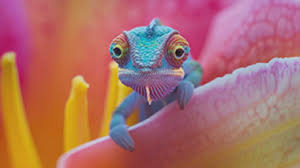
#> input picture image.jpg, 300 x 168 px
$ python tdkhanjar_lab1.py
#> lines starting #> are read from the running program, lines starting #| are printed output that depends on the picture; after the words box and inside, x2 and y2 are one past the last pixel; in counts of white or black regions, pixels touching at a corner belong together
# 3.2 Numpy
# (1) Why is numpy faster than using for loops in Python for operations such as matrix multiplications?
# Numpy is faster than loops for matrix multiplication because it leverages vectorization. Vectorization
# is when the program treats the data as a vector instead of a single value, which allows it to operate
# on many individual data points at one time by operating on the vector.

# (2) What is the data type used in numpy which makes such operations feasible? Also name a few
# differences between this data type and its similar counterpart in Python
# The data type used in numpy is numpy.array. The counterpart in Python is the list, and they differ
# in that the numpy arrays are designed to be multi-dimensional, while the lists are by design 1-D.
# If a user wants more than 1 dimension, they need to use a 1-D list of 1-D lists, which slows computing
# and makes them a little bit harder to work with. Numpy arrays also use significantly less memory in
# general, and their operations are performed in C so they are much faster. Numpy arrays are homogeneous,
# which makes them less useful for more general coding projects than lists are but much faster than the
# heterogeneous lists

import numpy as np
import matplotlib.pyplot as plt
import scipy
import scipy.linalg
from scipy.fft import fft, fftfreq
import cv2 as cv
import argparse


array = np.array([1, 2, 3, 4])
ones = np.ones((3, 4))
zeroes = np.zeros((4, 3))
A = np.array([[1, 2, 3], [4, 5, 6]])
B = np.array([[7, 8 , 9, 10], [11, 12, 13, 14], [15, 16, 17, 18]])
product = np.matmul(A, B)
mat = np.array([[3, 1], [1, 2]])
eigVal, eigVec = np.linalg.eig(mat)
print("Eigenvalues are: ")
print(eigVal)
print("Eigenvectors are: ")
print(eigVec)


# 3.3 Matplotlib
x = np.linspace(0, 2*np.pi, 100)
y = np.sin(x)
fig, ax = plt.subplots()
plt.plot(x, y)
plt.xlabel('x')
plt.ylabel('sin(x)')
plt.title('Sine Wave')
plt.show()
#> figure, not shown here; curve peaks at x = 1.59, y = 1

y = np.linspace(0, 2*np.pi, 100)

fig, ax = plt.subplots(subplot_kw={"projection": "3d"})
x, y = np.meshgrid(x, y)
R = np.sqrt(x**2 + y**2)
z = np.sin(R)
surf = ax.plot_surface(x, y, z)
plt.show()
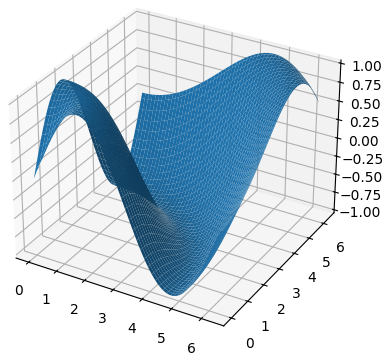
#> figure drawn by matplotlib, 1 panel

# 3.4 Scipy
a = np.array([[3, 1], [1, 2]])
b = np.array([[9], [8]])
x = scipy.linalg.solve(a, b)
print("Solution to system of linear equations: ")
print(x)

N = 600
T = 1.0/800.0
x = np.linspace(0.0, N*T, N, endpoint = False)
fx = np.sin(x*np.pi*100) + 0.5 * np.sin(x*np.pi*160)
yf = fft(fx)
xf = fftfreq(N, T)[:N//2]

plt.plot(xf, 2.0/N * np.abs(yf[0:N//2]))
plt.grid()
plt.show()
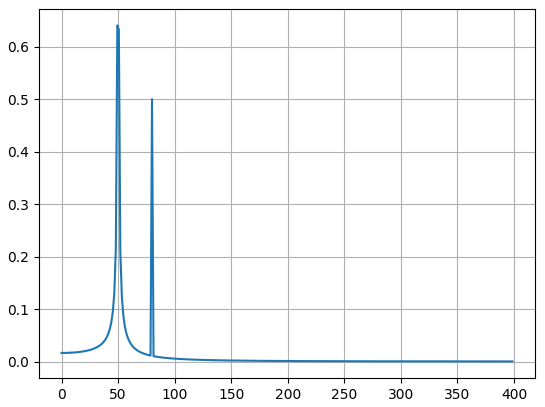
#> figure drawn by matplotlib, 1 panel; curve peaks at x = 49.33, y = 0.641

# OpenCV
img = "image.jpg"
src = cv.imread(img, cv.IMREAD_COLOR)
#> src is the input picture: shape (168, 300, 3); mean B, G, R 104.1, 109.7, 171.5
gray = cv.cvtColor(src, cv.COLOR_BGR2GRAY)
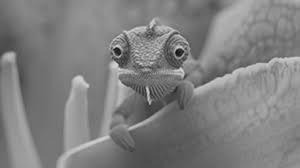
#> gray: shape (168, 300); min 9, max 216, mean 127.6
edges = cv.Canny(gray,100,200)
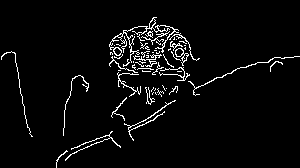
#> edges: shape (168, 300); 4.1% white in thin lines or dots, all inside (x1, y1, x2, y2) = (1, 17, 300, 168)
plt.subplot(121),plt.imshow(gray,cmap = 'gray')
plt.title('Original Image'), plt.xticks([]), plt.yticks([])
plt.subplot(122),plt.imshow(edges,cmap = 'gray')
plt.title('Edge Image'), plt.xticks([]), plt.yticks([])
plt.show()

img = cv.imread('people.jpg')
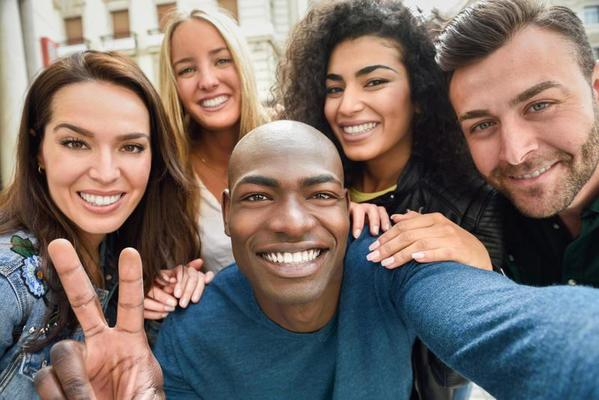
#> input picture people.jpg, 599 x 400 px
#> img is the input picture: shape (400, 599, 3); mean B, G, R 104.7, 110.4, 123.6
gray_img = cv.cvtColor(img, cv.COLOR_BGR2GRAY)
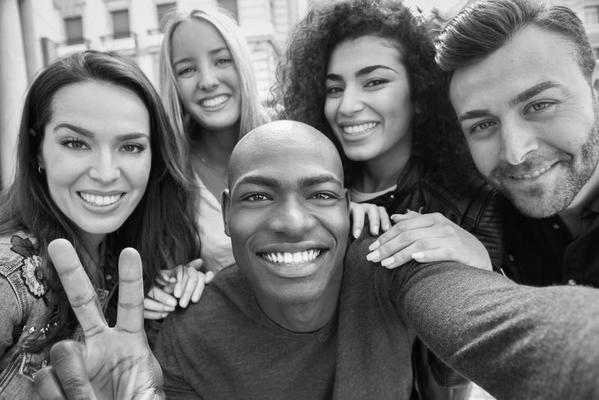
#> gray_img: shape (400, 599); min 0, max 254, mean 113.7
haar_cascade = cv.CascadeClassifier('Haarcascade_frontalface_default.xml')
faces_rect = haar_cascade.detectMultiScale(gray_img, 1.1, 11)
#> faces_rect = [[162, 30, 90, 90], [309, 40, 110, 110], [32, 90, 137, 137], [215, 135, 150, 150]]
for (x, y, w, h) in faces_rect:
    cv.rectangle(img, (x, y), (x+w, y+h), (0, 255, 0), 2)
#> this loop made 4 passes
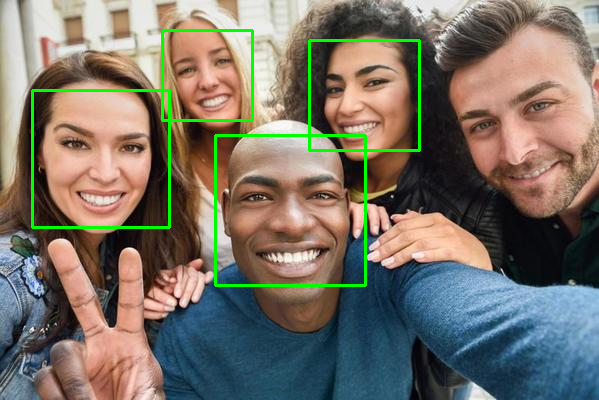
#> img: shape (400, 599, 3); 2.42% of pixels changed, all inside (x1, y1, x2, y2) = (31, 29, 421, 287)
cv.imshow('Detected faces', img)
cv.waitKey(0)

# Explain how Haar cascades work to detect faces.
# The Haar cascade detects faces by convolving a small kernel across a grayscale image, using it to pull out
# instances of edges, lines, and four-rectangle features. The features are then filtered through Adaboost,
# which is an algorithm trained on manually classified data to extract the most useful features from the image.
# The goal is to get the most "definitely a face" or "definitely not a face" for each object detected to
# determine if the image is a face or not. The classifier then passes it through filter windows that use KNN to weed
# out things that aren't faces (for example, I originally had only 9 neighbors required to determine that an object
# was a face in the implementation above, and there were a couple of misdetections. I just manually ticked up the
# required number of neighbors to get rid of them, but a more robust algorithm would hopefully have that and other
# parameters exactly correct from training data). Anything immediately and obviously not a face is "cascaded" out,
# which allows the classifier to user the majority of its processing power to decide on objects that might go either
# way. The final decision is reached by identifying a potential face and then "zooming out" until it fails a filter
# or is classified as a face.
